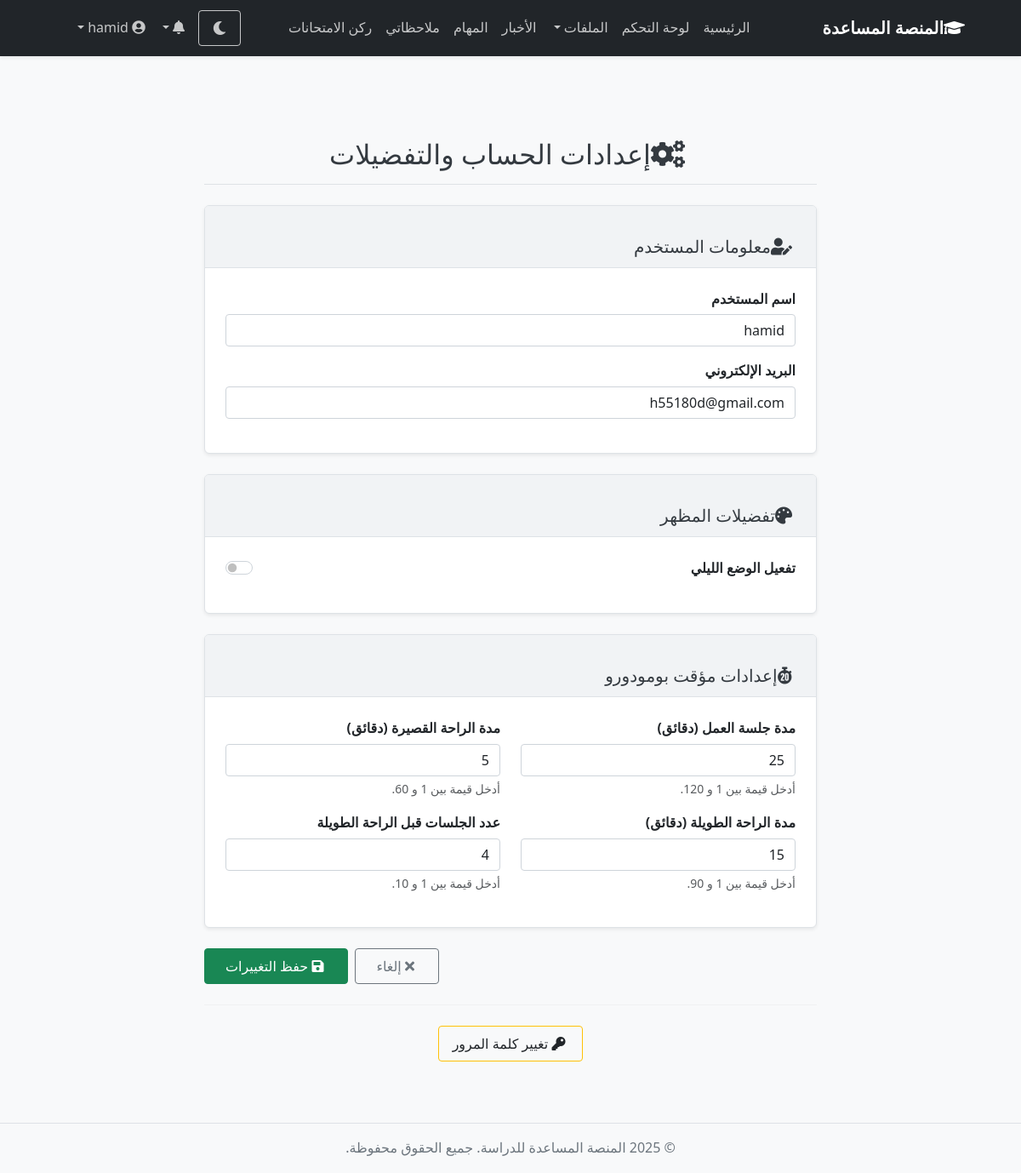
Page /settings/ (signed in) on the committed database.
### core/models.py (models this page shows, shortened)
class UserProfile(models.Model):
    user = models.OneToOneField(
        User,
        on_delete=models.CASCADE,
        related_name='profile', # اسم العلاقة العكسية من User إلى UserProfile
        primary_key=True, # جعل user هو المفتاح الأساسي يحسن الأداء قليلاً
        verbose_name=_("المستخدم")
    )
    dark_mode_enabled = models.BooleanField(
        default=False,
        verbose_name=_("تفعيل الوضع الليلي")
    )
    pomodoro_work_duration = models.PositiveIntegerField(
        default=25,
        verbose_name=_("مدة جلسة العمل (دقائق)"),
        help_text=_("القيمة الافتراضية هي 25 دقيقة. (من 1 إلى 120)")
    )
    pomodoro_short_break_duration = models.PositiveIntegerField(
        default=5,
        verbose_name=_("مدة الراحة القصيرة (دقائق)"),
        help_text=_("القيمة الافتراضية هي 5 دقائق. (من 1 إلى 60)")
    )
    pomodoro_long_break_duration = models.PositiveIntegerField(
        default=15,
        verbose_name=_("مدة الراحة الطويلة (دقائق)"),
        help_text=_("القيمة الافتراضية هي 15 دقيقة. (من 1 إلى 90)")
    )
    pomodoro_sessions_before_long_break = models.PositiveIntegerField(
        default=4,
        verbose_name=_("عدد جلسات العمل قبل الراحة الطويلة"),
        help_text=_("القيمة الافتراضية هي 4 جلسات. (من 1 إلى 10)")
    )
    class Meta:
        verbose_name = _("الملف الشخصي للمستخدم")
        verbose_name_plural = _("الملفات الشخصية للمستخدمين")

### core/views.py (the view, shortened to what this page needs)
# urls.py: path('settings/', views.UserSettingsView.as_view(), name='settings'),
class UserSettingsView(LoginRequiredMixin, View):
    template_name = 'core/settings.html'
    def get(self, request, *args, **kwargs):
        user_form = UserUpdateForm(instance=request.user)
        profile_form = UserProfileForm(instance=request.user.profile)
        return render(request, self.template_name, {'user_form': user_form, 'profile_form': profile_form})

### core/forms.py (shortened to what this page needs)
class UserUpdateForm(forms.ModelForm):
    email = forms.EmailField(
        required=True,
        label=_("البريد الإلكتروني"),
        widget=forms.EmailInput(attrs={'autocomplete': 'email', 'class': 'form-control'})
    )
    username = forms.CharField( # استخدام CharField بدلاً من UsernameField إذا أردت تخصيص التحقق
        required=True,
        label=_("اسم المستخدم"),
        widget=forms.TextInput(attrs={'class': 'form-control'})
    )
    class Meta:
        model = User
        fields = ['username', 'email'] # , 'first_name', 'last_name']
    def __init__(self, *args, **kwargs):
        super().__init__(*args, **kwargs)
        self.original_username = self.instance.username # حفظ اسم المستخدم الأصلي للتحقق
        self.original_email = self.instance.email # حفظ البريد الإلكتروني الأصلي للتحقق

### core/templates/core/settings.html (shortened to what this page needs)
{% extends "base.html" %}
{% load crispy_forms_tags %}
{% block content %}
<div class="container mt-5 mb-5">
    <div class="row justify-content-center">
        <div class="col-lg-10 col-xl-8">
            <h2 class="mb-4 text-center border-bottom pb-3"><i class="fas fa-cogs me-2"></i>إعدادات الحساب والتفضيلات</h2>
            <form method="post">
                <div class="card shadow-sm mb-4">
                    <div class="card-header">
                        <h5 class="mb-0"><i class="fas fa-user-edit me-2"></i>معلومات المستخدم</h5>
                    </div>
                    <div class="card-body p-4">
                        {% for field in user_form %}
                            <div class="mb-3">
                                <label for="{{ field.id_for_label }}" class="form-label fw-bold">{{ field.label }}</label>
                                {{ field }}
                            </div>
                        {% endfor %}
                    </div>
                </div>
                <div class="card shadow-sm mb-4">
                    <div class="card-header">
                        <h5 class="mb-0"><i class="fas fa-palette me-2"></i>تفضيلات المظهر</h5>
                    </div>
                    <div class="card-body p-4">
                        <div class="form-check form-switch mb-3">
                            {{ profile_form.dark_mode_enabled }}
                            <label class="form-check-label fw-bold" for="{{ profile_form.dark_mode_enabled.id_for_label }}">
                                {{ profile_form.dark_mode_enabled.label }}
                            </label>
                        </div>
                    </div>
                </div>
                <div class="card shadow-sm mb-4">
                    <div class="card-header">
                        <h5 class="mb-0"><i class="fas fa-stopwatch-20 me-2"></i>إعدادات مؤقت بومودورو</h5>
                    </div>
                     <div class="card-body p-4">
                        <div class="row">
                        {% for field in profile_form %}
                            {% if 'pomodoro' in field.name %}
                            <div class="col-md-6 mb-3">
                                <label for="{{ field.id_for_label }}" class="form-label fw-bold">{{ field.label }}</label>
                                {{ field }}
                                {% if field.help_text %}<small class="form-text text-muted d-block mt-1">{{ field.help_text|safe }}</small>{% endif %}
                            </div>
                            {% endif %}
                        {% endfor %}
                        </div>
                    </div>
                </div>
                <div class="d-grid gap-2 d-md-flex justify-content-md-end">
                    <a href="{% url 'core:profile' %}" class="btn btn-outline-secondary px-4"><i class="fas fa-times me-1"></i> إلغاء</a>
                    <button type="submit" class="btn btn-success px-4"><i class="fas fa-save me-1"></i> حفظ التغييرات</button>
                </div>
            </form>
            <hr class="my-4">
            <div class="text-center">
                <a href="{% url 'password_change' %}" class="btn btn-outline-warning text-dark">
                    <i class="fas fa-key me-1"></i> تغيير كلمة المرور
                </a>
            </div>
        </div>
    </div>
</div>
{% endblock %}

### templates/base.html (shortened to what this page needs)
{% load static %}
<!DOCTYPE html>
<html lang="ar" dir="rtl">
<head>
    <link href="https://cdn.jsdelivr.net/npm/bootstrap@5.3.0-alpha1/dist/css/bootstrap.min.css" rel="stylesheet">
    <link rel="stylesheet" href="https://cdnjs.cloudflare.com/ajax/libs/font-awesome/5.15.4/css/all.min.css">
    <link rel="stylesheet" href="{% static 'css/style.css' %}">
    <link rel="stylesheet" href="{% static 'css/dark_mode.css' %}" id="dark-mode-stylesheet" {% if not user_profile.dark_mode_enabled %}disabled{% endif %}>
</head>
<body class="{% if user_profile.dark_mode_enabled %}dark-mode{% endif %}" data-is-authenticated="{{ user.is_authenticated|yesno:'true,false' }}" data-settings-url="{% url 'core:settings' %}">
    <nav class="navbar navbar-expand-lg navbar-dark bg-dark sticky-top shadow-sm">
        <div class="container">
            <a class="navbar-brand" href="{% url 'core:home' %}"><i class="fas fa-graduation-cap me-2"></i>المنصة المساعدة</a>
            <div class="collapse navbar-collapse" id="navbarNavContent">
                <ul class="navbar-nav me-auto mb-2 mb-lg-0">
                    <li class="nav-item">
                        <a class="nav-link {% if request.resolver_match.url_name == 'home' and request.resolver_match.app_name == 'core' %}active{% endif %}" aria-current="page" href="{% url 'core:home' %}">الرئيسية</a>
                    </li>
                    {% if user.is_authenticated %}
                        <li class="nav-item">
                            <a class="nav-link {% if request.resolver_match.url_name == 'dashboard' %}active{% endif %}" href="{% url 'core:dashboard' %}">لوحة التحكم</a>
                        </li>
                        <li class="nav-item dropdown">
                            <a class="nav-link dropdown-toggle {% if request.resolver_match.app_name == 'files_manager' %}active{% endif %}" href="#" id="filesDropdownNav" role="button" data-bs-toggle="dropdown" aria-expanded="false">
                                الملفات
                            </a>
                        </li>
                        <li class="nav-item">
                            <a class="nav-link {% if request.resolver_match.app_name == 'news' %}active{% endif %}" href="{% url 'news:news_list' %}">الأخبار</a>
                        </li>
                        <li class="nav-item">
                            <a class="nav-link {% if request.resolver_match.app_name == 'tasks' %}active{% endif %}" href="{% url 'tasks:task_list' %}">المهام</a>
                        </li>
                         <li class="nav-item">
                            <a class="nav-link {% if request.resolver_match.app_name == 'notes' %}active{% endif %}" href="{% url 'notes:note_list' %}">ملاحظاتي</a>
                        </li>
                        <li class="nav-item">
                            <a class="nav-link {% if request.resolver_match.app_name == 'exam_prep' %}active{% endif %}" href="{% url 'exam_prep:exam_resources' %}">ركن الامتحانات</a>
                        </li>
                    {% endif %}
                </ul>
                <ul class="navbar-nav ms-auto mb-2 mb-lg-0 align-items-lg-center">
                     <li class="nav-item me-lg-2 mb-2 mb-lg-0">
                        <button id="theme-toggle-btn" class="btn btn-outline-light w-100 w-lg-auto" title="تبديل المظهر">
                            <i class="fas {% if user_profile.dark_mode_enabled %}fa-sun{% else %}fa-moon{% endif %}"></i>
                        </button>
                    </li>
                    {% if user.is_authenticated %}
                    <li class="nav-item dropdown me-lg-2 mb-2 mb-lg-0">
                        <a class="nav-link position-relative dropdown-toggle " href="#" id="notificationsDropdownNav" role="button" data-bs-toggle="dropdown" aria-expanded="false" title="الإشعارات">
                            <i class="fas fa-bell"></i>
                        </a>
                    </li>
                    <li class="nav-item dropdown">
                        <a class="nav-link dropdown-toggle" href="#" id="userDropdownNav" role="button" data-bs-toggle="dropdown" aria-expanded="false">
                            <i class="fas fa-user-circle"></i> {{ user.username }}
                        </a>
                    </li>
                    {% endif %}
                </ul>
            </div>
        </div>
    </nav>
    <main class="container py-4 flex-grow-1">
        {% block content %}
        {% endblock %}
    </main>
    <footer class="bg-light text-center text-lg-start py-3 border-top">
        <div class="container">
            <p class="text-center text-muted mb-0">© {% now "Y" %} المنصة المساعدة للدراسة. جميع الحقوق محفوظة.</p>
        </div>
    </footer>
</body>
</html>

### static/css/style.css (style rules this page uses)
:root { --bs-primary-rgb: 13, 110, 253; --bs-secondary-rgb: 108, 117, 125; --bs-success-rgb: 25, 135, 84; --bs-info-rgb: 13, 202, 240; --bs-warning-rgb: 255, 193, 7; --bs-danger-rgb: 220, 53, 69; --bs-light-rgb: 248, 249, 250; --bs-dark-rgb: 33, 37, 41; --bs-primary: rgb(var(--bs-primary-rgb)); --bs-secondary: rgb(var(--bs-secondary-rgb)); --bs-success: rgb(var(--bs-success-rgb)); --bs-info: rgb(var(--bs-info-rgb)); --bs-warning: rgb(var(--bs-warning-rgb)); --bs-danger: rgb(var(--bs-danger-rgb)); --bs-light: rgb(var(--bs-light-rgb)); --bs-dark: rgb(var(--bs-dark-rgb)); --bs-white: #fff; --bs-black: #000; --custom-font: 'Cairo', 'Segoe UI', Tahoma, Geneva, Verdana, sans-serif; --text-color: #212529; --text-muted-color: #6c757d; --body-bg: #f8f9fa; --card-bg: var(--bs-white); --card-border-color: #dee2e6; --card-header-bg: #f1f3f5; --card-footer-bg: var(--card-header-bg); --link-color: var(--bs-primary); --link-hover-color: #0a58ca; --navbar-bg: var(--bs-dark); --navbar-link-color: rgba(255, 255, 255, 0.75); --navbar-link-hover-color: var(--bs-white); --navbar-brand-color: var(--bs-white); --form-control-bg: var(--bs-white); --form-control-color: var(--text-color); --form-control-border-color: #ced4da; --button-outline-light-color: var(--navbar-link-color); --button-outline-light-hover-bg: var(--navbar-link-hover-color); --button-outline-light-hover-color: var(--navbar-bg); --blockquote-footer-color: #6c757d; --table-hover-bg: rgba(0,0,0,0.04); --list-group-item-light-bg: rgba(var(--bs-info-rgb), 0.08); --hr-color: rgba(0,0,0,0.1); }
body { font-family: var(--custom-font); background-color: var(--body-bg); color: var(--text-color); display: flex; flex-direction: column; min-height: 100vh; font-size: 1rem; line-height: 1.6; }
h1, h2, h3, h4, h5, h6 { font-weight: 500; margin-top: 1.5rem; margin-bottom: 0.75rem; color: #343a40; }
a { color: var(--link-color); text-decoration: none; transition: color 0.2s ease-in-out; }
hr { border-top-color: var(--hr-color); }
.navbar { background-color: var(--navbar-bg) !important; box-shadow: 0 0.125rem 0.25rem rgba(0, 0, 0, 0.075); }
.navbar-brand { font-weight: 700; font-size: 1.25rem; color: var(--navbar-brand-color) !important; }
.navbar .nav-link { padding-top: 0.75rem; padding-bottom: 0.75rem; color: var(--navbar-link-color) !important; }
#theme-toggle-btn.btn-outline-light { color: var(--button-outline-light-color); border-color: var(--button-outline-light-color); }
main.container { flex-grow: 1; padding-top: 1.5rem; padding-bottom: 2rem; }
.card { background-color: var(--card-bg); border: 1px solid var(--card-border-color); border-radius: 0.375rem; margin-bottom: 1.5rem; }
.card-header { background-color: var(--card-header-bg); border-bottom: 1px solid var(--card-border-color); font-weight: 500; padding: 0.75rem 1.25rem; color: var(--text-color); }
.card-body { padding: 1.25rem; }
.form-label { font-weight: 500; margin-bottom: 0.3rem; }
.form-control, .form-select { background-color: var(--form-control-bg); color: var(--form-control-color); border: 1px solid var(--form-control-border-color); border-radius: 0.25rem; transition: border-color .15s ease-in-out,box-shadow .15s ease-in-out; }
.form-check-input { border-color: var(--form-control-border-color); }
.btn { border-radius: 0.25rem; font-weight: 500; padding: 0.5rem 1rem; transition: background-color .15s ease-in-out, border-color .15s ease-in-out, color .15s ease-in-out, box-shadow .15s ease-in-out; }
footer.border-top { background-color: var(--card-header-bg); padding-top: 1.5rem; padding-bottom: 1.5rem; }
footer .text-muted { color: var(--text-muted-color) !important; }

### rows in the picture
UserProfile: profile_form "25" "5" "15" "4"

### other values in the picture
{{ user.username }} "hamid"
{{ field.label }} "اسم المستخدم" "البريد الإلكتروني"
{{ profile_form.dark_mode_enabled.label }} "تفعيل الوضع الليلي"
{{ field.label }} "مدة جلسة العمل (دقائق)" "مدة الراحة القصيرة (دقائق)" "مدة الراحة الطويلة (دقائق)" "عدد الجلسات قبل الراحة الطويلة"
{{ field.help_text|safe }} "أدخل قيمة بين 1 و 120." "أدخل قيمة بين 1 و 60." "أدخل قيمة بين 1 و 90." "أدخل قيمة بين 1 و 10."
